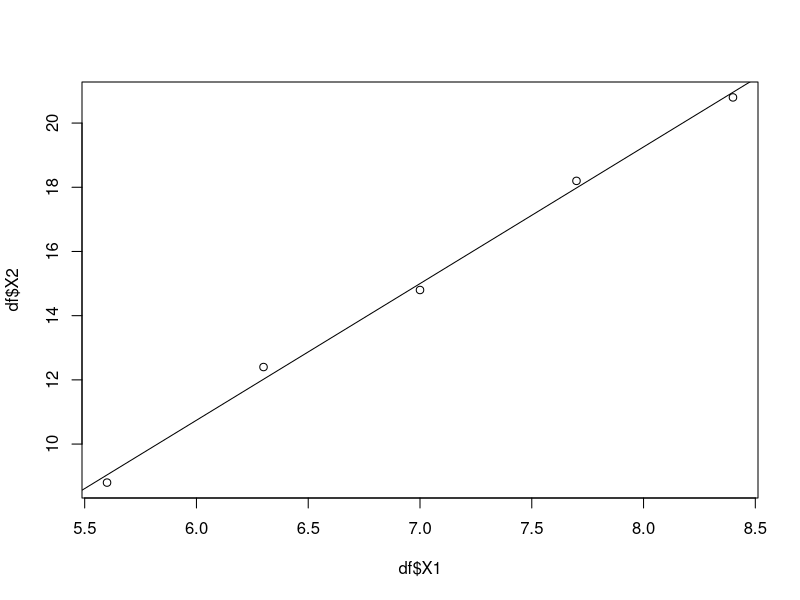

Reproduce this figure in R.
## ---- chunk 1
df <- data.frame(rbind(c( 5.6, 8.8 ), c( 6.3, 12.4 ), c( 7, 14.8 ), c( 7.7, 18.2 ), c( 8.4, 20.8 )))

lm_model <- lm(df$X2 ~ df$X1, df)

plot(df$X2 ~ df$X1, data=df)
abline(lm_model)

summary(lm_model)

